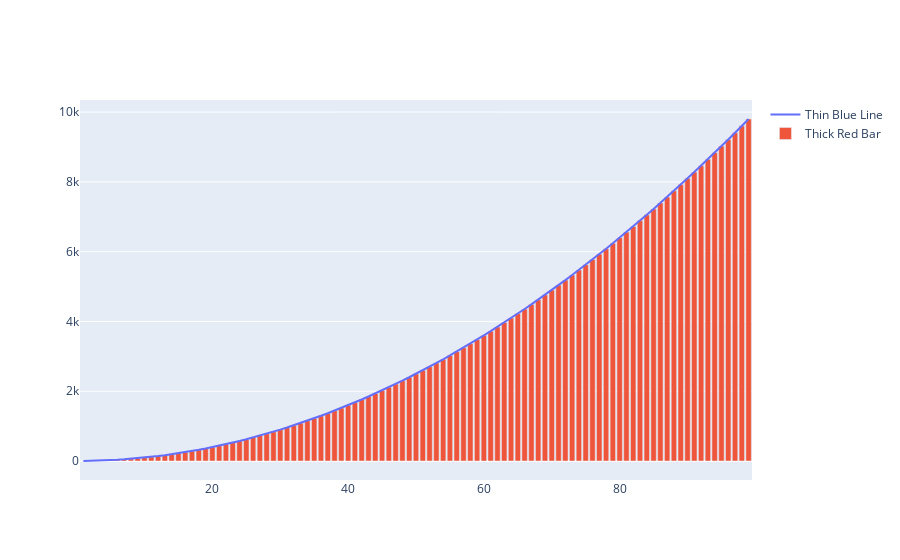

Here is the notebook cell this chart was saved with:
### Markdown cell above
Just like Bokeh, we can combine graphs by plotting on top of them

### Code cell
figure.add_bar(x=x, y=y, name="Thick Red Bar")
